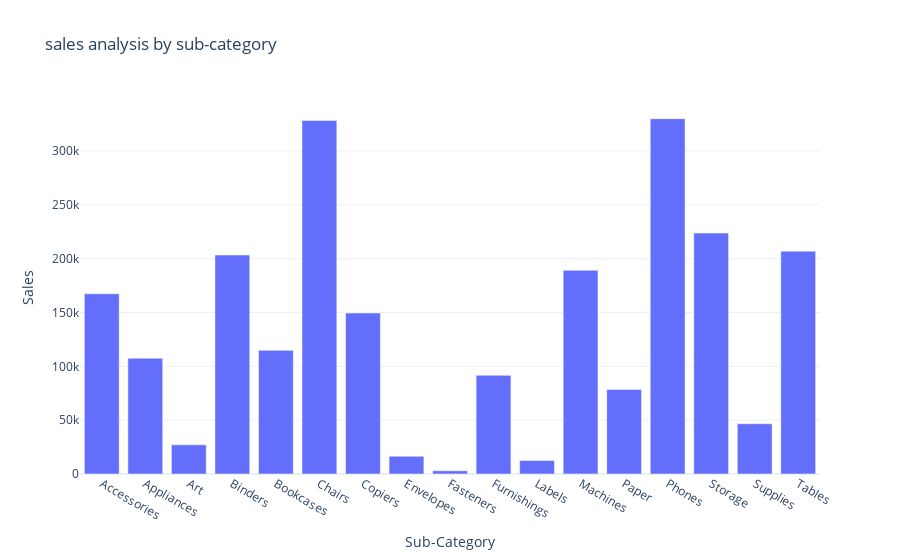

The cell this chart's notebook holds for it:
### Code cell
fig = px.bar(sales_by_subcategory, 
            x ='Sub-Category',
            y = 'Sales',
            title = 'sales analysis by sub-category')

fig.show()

### Figure 1 — Plotly figure (JSON) as saved in the notebook; plotly's stock layout.template omitted (floating-point values rounded to 4 significant figures)
{"data": [{"alignmentgroup": "True", "hovertemplate": "Sub-Category=%{x}<br>Sales=%{y}<extra></extra>", "legendgroup": "", "marker": {"color": "#636efa", "pattern": {"shape": ""}}, "name": "", "offsetgroup": "", "orientation": "v", "showlegend": false, "textposition": "auto", "type": "bar", "x": ["Accessories", "Appliances", "Art", "Binders", "Bookcases", "Chairs", "Copiers", "Envelopes", "Fasteners", "Furnishings", "Labels", "Machines", "Paper", "Phones", "Storage", "Supplies", "Tables"], "xaxis": "x", "y": [167400.0, 107500.0, 27120.0, 203400.0, 114900.0, 328400.0, 149500.0, 16480.0, 3024.0, 91710.0, 12490.0, 189200.0, 78480.0, 330000.0, 223800.0, 46670.0, 207000.0], "yaxis": "y"}], "layout": {"autosize": true, "barmode": "relative", "legend": {"tracegroupgap": 0}, "title": {"text": "sales analysis by sub-category"}, "xaxis": {"anchor": "y", "autorange": true, "domain": [0, 1], "range": [-0.5, 16.5], "title": {"text": "Sub-Category"}, "type": "category"}, "yaxis": {"anchor": "x", "autorange": true, "domain": [0, 1], "range": [0, 347400.0], "title": {"text": "Sales"}, "type": "linear"}}}
